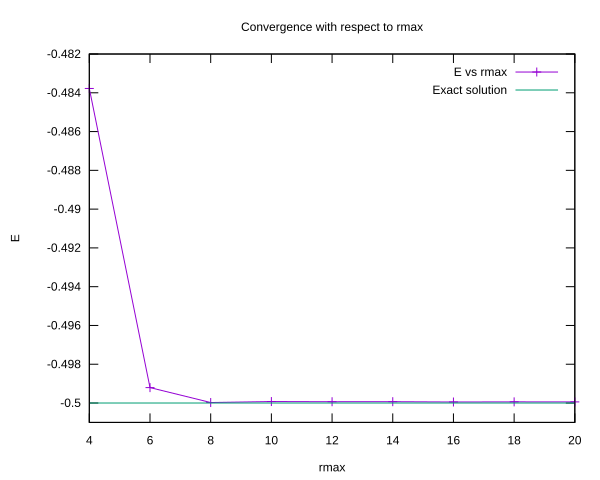

Source code (gnuplot):
set terminal svg enhanced background "white"
set output 'Convergence.rmax.svg'

set title "Convergence with respect to rmax"
set xlabel "rmax"
set ylabel "E"
set yrange [-0.501:-0.482]

f0(r) = -0.5

plot "Out.Convergence.rmax.txt" using 2:5 with lp title "E vs rmax", \
     f0(x) with lines title "Exact solution"
